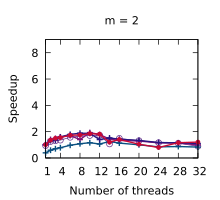

The gnuplot source for this figure:
set title "m = 2"
set terminal pdf size 2.2,2.0
set output "./results/LUD_n___256,_m___2.pdf"
set key off
set xrange [1:32]
set xtics (1, 4, 8, 12, 16, 20, 24, 28, 32)
set xlabel "Number of threads"
set yrange [0:9]
set ytics (0, 2, 4, 6, 8)
set ylabel "Speedup"
plot './results/LUD_n___256,_m___2.dat' using 1:2 title "Work stealing" pointsize 0.7 lw 1 pt 6 linecolor rgb "#5B2182" with linespoints, \
  './results/LUD_n___256,_m___2.dat' using 1:3 title "Multi-atomics 64 1 4" pointsize 0.7 lw 2 pt 1 linecolor rgb "#801478" with linespoints, \
  './results/LUD_n___256,_m___2.dat' using 1:4 title "Multi-atomics 2 64 1 4" pointsize 0.7 lw 2 pt 1 linecolor rgb "#0A5080" with linespoints, \
  './results/LUD_n___256,_m___2.dat' using 1:5 title "Multi-atomics 3 64 1 4" pointsize 0.7 lw 2 pt 1 linecolor rgb "#281480" with linespoints, \
  './results/LUD_n___256,_m___2.dat' using 1:6 title "WorkAssisting 4" pointsize 0.4 lw 2 pt 7 linecolor rgb "#C80A35" with linespoints
